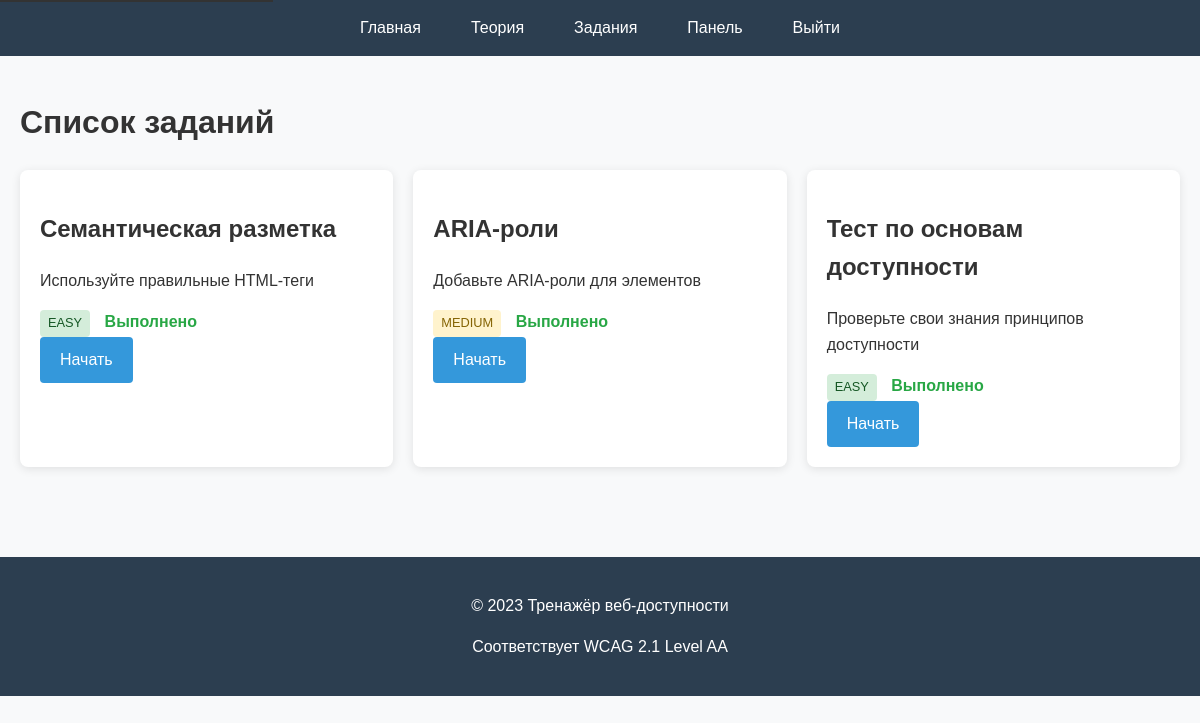
The page /tasks (signed in) on the database its author committed.
### app/models.py (models this page shows)
class Task(db.Model):
    id = db.Column(db.Integer, primary_key=True)
    title = db.Column(db.String(100), nullable=False)
    description = db.Column(db.Text, nullable=False)
    question = db.Column(db.String(200), nullable=False)
    code_snippet = db.Column(db.Text)
    correct_answer = db.Column(db.Text, nullable=False)
    difficulty = db.Column(db.String(20))
    task_type = db.Column(db.String(20))  # 'code' или 'quiz'
    progresses = db.relationship('UserProgress', backref='task', lazy=True)
    metrics = db.relationship('UserMetric', backref='task', lazy=True)

### app/routes.py (the view, shortened to what this page needs)
@bp.route('/tasks')
@login_required
def tasks():
    tasks = Task.query.all()
    for task in tasks:
        progress = UserProgress.query.filter_by(
            user_id=current_user.id, task_id=task.id
        ).first()
    db.session.commit()
    progress_list = {p.task_id: p for p in current_user.progress}
    return render_template('tasks.html', tasks=tasks, progress=progress_list)

### app/__init__.py (called while the page is built)
def create_app():
    app = Flask(__name__, template_folder='templates', static_folder='static')
    app.config.from_object('config.Config')
    db.init_app(app)
    login_manager.init_app(app)
    login_manager.login_view = 'main.login'
    login_manager.login_message = 'Пожалуйста, войдите для доступа к этой странице.'
    login_manager.login_message_category = 'warning'
    @login_manager.user_loader
    def load_user(user_id):
        from .models import User
        return User.query.get(int(user_id))
    from .routes import bp as main_bp
    app.register_blueprint(main_bp)
    with app.app_context():
        db.create_all()
        initialize_data()
        print("База данных инициализирована")
    return app

### app/templates/tasks.html (shortened to what this page needs)
{% extends "base.html" %}
{% block content %}
<div class="container">
    <h1>Список заданий</h1>
    {% if not tasks %}
        <div class="alert alert-info">
            Пока нет доступных заданий. Задания будут добавлены в ближайшее время.
        </div>
    {% else %}
        <div class="tasks-grid">
            {% for task in tasks %}
            <div class="task-card">
                <h2>{{ task.title }}</h2>
                <p>{{ task.description }}</p>
                <div class="task-meta">
                    <span class="difficulty difficulty-{{ task.difficulty }}">
                        {{ task.difficulty|upper }}
                    </span>
                    {% if progress[task.id].completed %}
                        <span class="status completed">Выполнено</span>
                    {% else %}
                        <span class="status not-completed">Не выполнено</span>
                    {% endif %}
                </div>
                <a href="{% if task.task_type == 'quiz' %}{{ url_for('main.quiz_task', task_id=task.id) }}{% else %}{{ url_for('main.task', task_id=task.id) }}{% endif %}"
                   class="btn"
                   aria-label="Перейти к заданию '{{ task.title }}'">
                    Начать
                </a>
            </div>
            {% endfor %}
        </div>
    {% endif %}
</div>
{% endblock %}

### app/static/style.css (style rules this page uses)
body { font-family: 'Arial', sans-serif; line-height: 1.6; color: #333; margin: 0; padding: 0; background-color: #f8f9fa; }
.container { max-width: 1200px; margin: 0 auto; padding: 20px; }
.btn { display: inline-block; padding: 10px 20px; background-color: #3498db; color: white; text-decoration: none; border-radius: 4px; transition: background-color 0.3s; border: none; cursor: pointer; }
.task-card, .path-card, .topic-card, .feature-card { background: white; border-radius: 8px; box-shadow: 0 2px 10px rgba(0,0,0,0.1); padding: 20px; margin-bottom: 20px; }
.tasks-grid, .paths-grid { display: grid; grid-template-columns: repeat(auto-fill, minmax(300px, 1fr)); gap: 20px; }
.difficulty { padding: 3px 8px; border-radius: 4px; font-size: 0.8em; display: inline-block; }
.difficulty-easy { background-color: #d4edda; color: #155724; }
.difficulty-medium { background-color: #fff3cd; color: #856404; }
.status { font-weight: bold; display: inline-block; margin-left: 10px; }
.completed { color: #28a745; }

### rows shown on the page
Task: title "Семантическая разметка", description "Используйте правильные HTML-теги", difficulty "EASY", shows "Выполнено"
Task: title "ARIA-роли", description "Добавьте ARIA-роли для элементов", difficulty "MEDIUM", shows "Выполнено"
Task: title "Тест по основам доступности", description "Проверьте свои знания принципов доступности", difficulty "EASY", shows "Выполнено"
